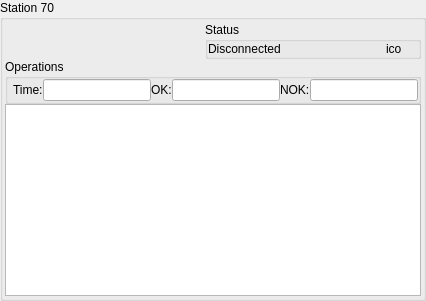
           <widget class="QGroupBox" name="groupBoxSt70">
            <property name="minimumSize">
             <size>
              <width>360</width>
              <height>200</height>
             </size>
            </property>
            <property name="maximumSize">
             <size>
              <width>16777215</width>
              <height>16777215</height>
             </size>
            </property>
            <property name="title">
             <string>Station 70</string>
            </property>
            <layout class="QGridLayout" name="gridLayout_8">
             <property name="leftMargin">
              <number>2</number>
             </property>
             <property name="topMargin">
              <number>2</number>
             </property>
             <property name="rightMargin">
              <number>2</number>
             </property>
             <property name="bottomMargin">
              <number>2</number>
             </property>
             <property name="spacing">
              <number>0</number>
             </property>
             <item row="0" column="0">
              <layout class="QGridLayout" name="gridLayoutSt70">
               <property name="spacing">
                <number>0</number>
               </property>
               <item row="0" column="1">
                <widget class="QGroupBox" name="groupBoxSt70Status">
                 <property name="title">
                  <string>Status</string>
                 </property>
                 <property name="flat">
                  <bool>true</bool>
                 </property>
                 <layout class="QHBoxLayout" name="horizontalLayout_17">
                  <property name="spacing">
                   <number>0</number>
                  </property>
                  <property name="leftMargin">
                   <number>0</number>
                  </property>
                  <property name="topMargin">
                   <number>0</number>
                  </property>
                  <property name="rightMargin">
                   <number>0</number>
                  </property>
                  <property name="bottomMargin">
                   <number>0</number>
                  </property>
                  <item>
                   <widget class="QLabel" name="labelSt70Status">
                    <property name="text">
                     <string>Disconnected</string>
                    </property>
                   </widget>
                  </item>
                  <item>
                   <widget class="QLabel" name="labelSt70Ico">
                    <property name="maximumSize">
                     <size>
                      <width>32</width>
                      <height>32</height>
                     </size>
                    </property>
                    <property name="text">
                     <string>ico</string>
                    </property>
                   </widget>
                  </item>
                 </layout>
                </widget>
               </item>
               <item row="0" column="0">
                <spacer name="horizontalSpacerSt70">
                 <property name="orientation">
                  <enum>Qt::Horizontal</enum>
                 </property>
                 <property name="sizeType">
                  <enum>QSizePolicy::Maximum</enum>
                 </property>
                 <property name="sizeHint" stdset="0">
                  <size>
                   <width>200</width>
                   <height>20</height>
                  </size>
                 </property>
                </spacer>
               </item>
              </layout>
             </item>
             <item row="1" column="0">
              <widget class="QGroupBox" name="groupBoxSt70_2">
               <property name="title">
                <string>Operations</string>
               </property>
               <property name="flat">
                <bool>true</bool>
               </property>
               <layout class="QHBoxLayout" name="horizontalLayout_18">
                <property name="spacing">
                 <number>0</number>
                </property>
                <property name="leftMargin">
                 <number>5</number>
                </property>
                <property name="topMargin">
                 <number>0</number>
                </property>
                <property name="rightMargin">
                 <number>0</number>
                </property>
                <property name="bottomMargin">
                 <number>0</number>
                </property>
                <item>
                 <widget class="QLabel" name="staticSt70Time">
                  <property name="text">
                   <string>Time:</string>
                  </property>
                 </widget>
                </item>
                <item>
                 <widget class="QLineEdit" name="lineEditSt70Time">
                  <property name="readOnly">
                   <bool>true</bool>
                  </property>
                 </widget>
                </item>
                <item>
                 <widget class="QLabel" name="staticSt70Ok">
                  <property name="text">
                   <string>OK:</string>
                  </property>
                 </widget>
                </item>
                <item>
                 <widget class="QLineEdit" name="lineEditSt70Ok">
                  <property name="readOnly">
                   <bool>true</bool>
                  </property>
                 </widget>
                </item>
                <item>
                 <widget class="QLabel" name="staticSt70Nok">
                  <property name="text">
                   <string>NOK:</string>
                  </property>
                 </widget>
                </item>
                <item>
                 <widget class="QLineEdit" name="lineEditSt70Nok">
                  <property name="readOnly">
                   <bool>true</bool>
                  </property>
                 </widget>
                </item>
               </layout>
              </widget>
             </item>
             <item row="2" column="0">
              <widget class="QPlainTextEdit" name="plainTextEditSt70">
               <property name="layoutDirection">
                <enum>Qt::LeftToRight</enum>
               </property>
               <property name="autoFillBackground">
                <bool>false</bool>
               </property>
               <property name="readOnly">
                <bool>true</bool>
               </property>
              </widget>
             </item>
            </layout>
           </widget>
